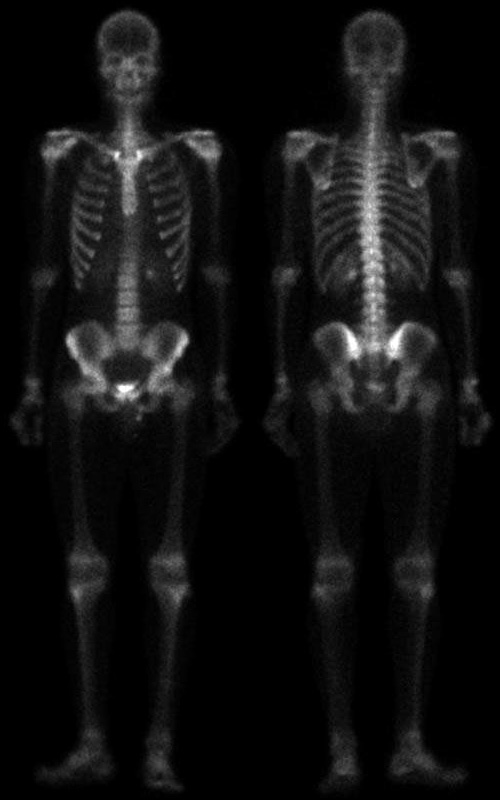
#> input picture opencv_laplacian/bone.tif, 500 x 800 px
$ python bone.py
#> lines starting #> are read from the running program, lines starting #| are printed output that depends on the picture
import cv2 as cv
import numpy as np
from scipy import ndimage

#ImgA is original picture
imgA = cv.imread('bone.tif',cv.IMREAD_GRAYSCALE)
#> imgA is the input picture: shape (800, 500); min 0, max 255, mean 17.2
ddept = -1
kerrne_size = 3
filter_laplacian1 = np.array([[0,-1,0],[-1,5,-1],[0,-1,0]],np.float32)
filter_laplacian2 = np.array([[-1,-1,-1],[-1,9,-1],[-1,-1,-1]],np.float32)
filter_sobel1 = np.array([[-1,-2,-1],[0,0,0],[1,2,1]],np.float32)
filter_sobel2 = np.array([[-1,0, 1],[-2,0,2],[-1,0,1]],np.float32)

#ImgB is picture output of imgA and laplacian filter
imgB = cv.filter2D(imgA,ddept,filter_laplacian2)
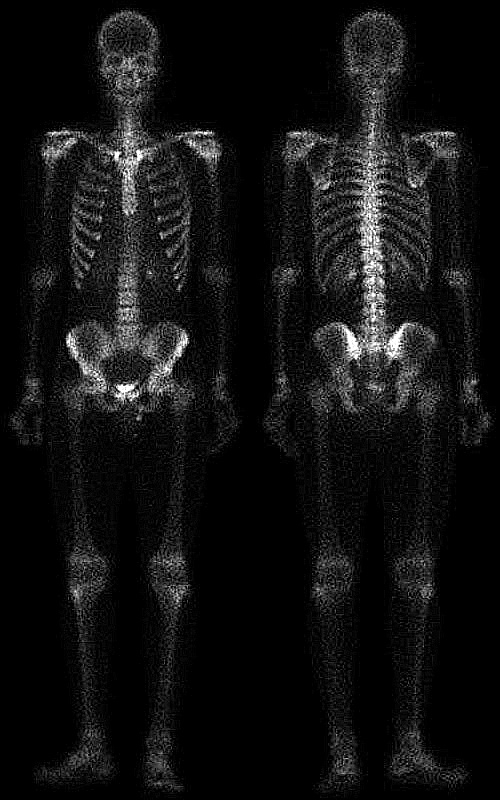
#> imgB: shape (800, 500); min 0, max 255, mean 18.2
imgB1 = ndimage.convolve(imgA,filter_laplacian1)
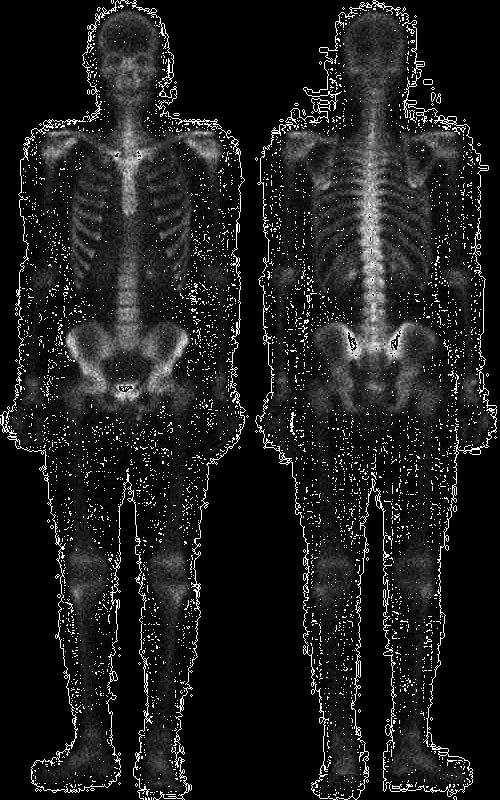
#> imgB1: shape (800, 500); min 0, max 255, mean 29.8
imgB1 = np.array(imgB1)

imgC = imgA + imgB
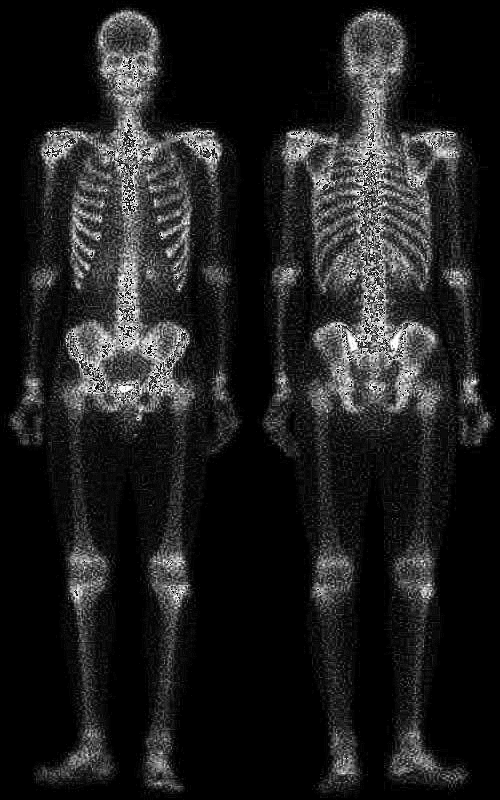
#> imgC: shape (800, 500); min 0, max 255, mean 31
# imgSob1 = cv.filter2D(img,ddept,filter_sobel1)
# imgSob2 = cv.filter2D(img,ddept,filter_sobel2)
# img3 = imgSob1 + imgSob2
sobelx = cv.Sobel(imgA,-1,1,0,ksize=5)
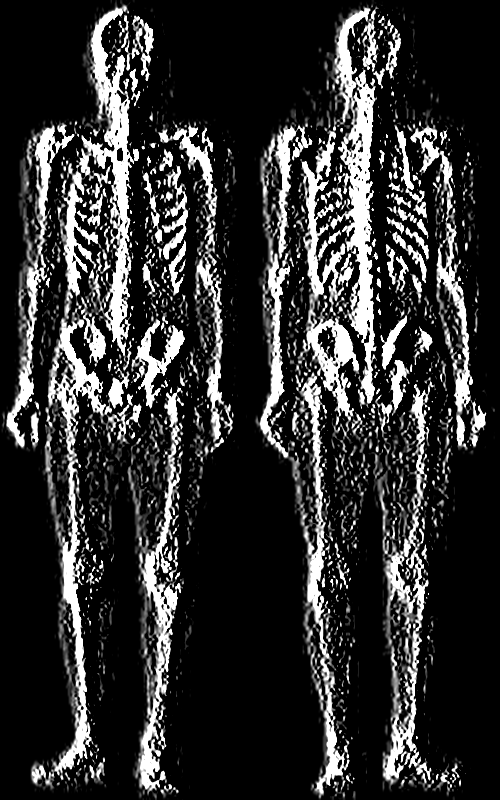
#> sobelx: shape (800, 500); min 0, max 255, mean 48.3
sobely = cv.Sobel(imgA,-1,0,1,ksize=5)
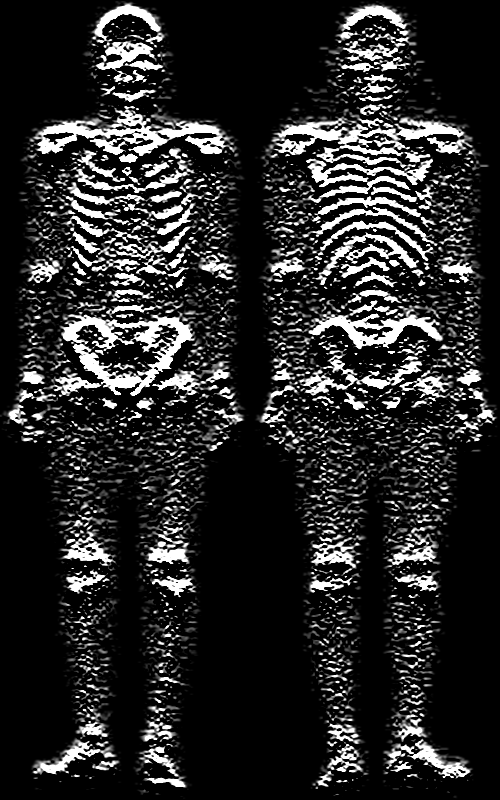
#> sobely: shape (800, 500); min 0, max 255, mean 40.7
ImgD = sobelx+sobely
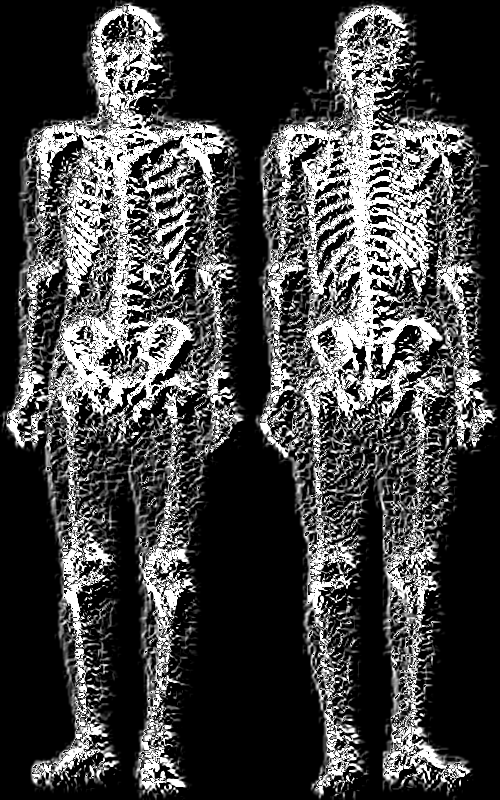
#> ImgD: shape (800, 500); min 0, max 255, mean 66.3
# img2        -= np.amin(img2)
# img2        *= 255.0/np.amax(img2)

imgE = cv.blur(ImgD,(5,5))
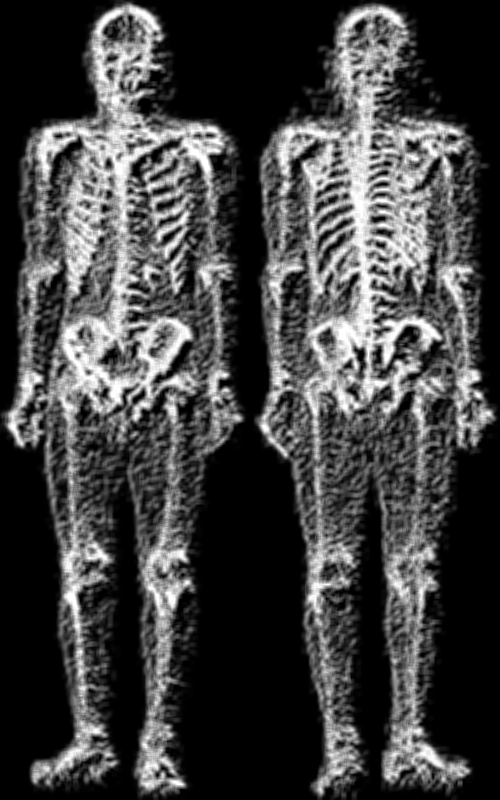
#> imgE: shape (800, 500); min 0, max 255, mean 66.3
# imgF =(imgC - imgE)//2
# unshape_masking = img - img2
# cv.imshow('input',img)
cv.imshow('imgF',imgC)
cv.imshow('Sobel',ImgD)
cv.imshow('Sobel blur 5x5 ',imgE)
# cv.imshow('unshape',unshape_masking)


cv.waitKey(0)
cv.destroyAllWindows()

$ run again, with opencv_laplacian/moon.tif copied over opencv_laplacian/bone.tif
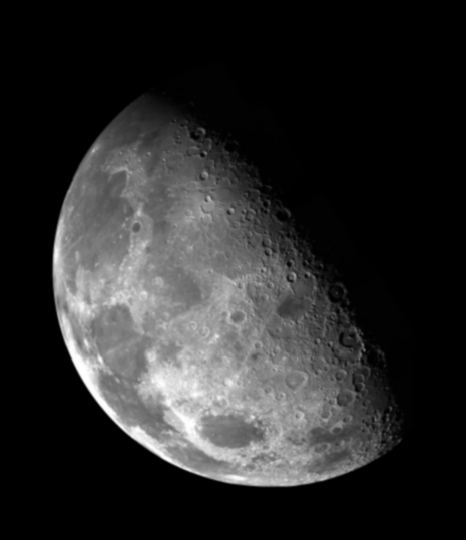
#> input picture opencv_laplacian/moon.tif, 466 x 540 px
#> imgA is the input picture: shape (540, 466); min 0, max 254, mean 42.7
#> `imgC = imgA + imgB`:
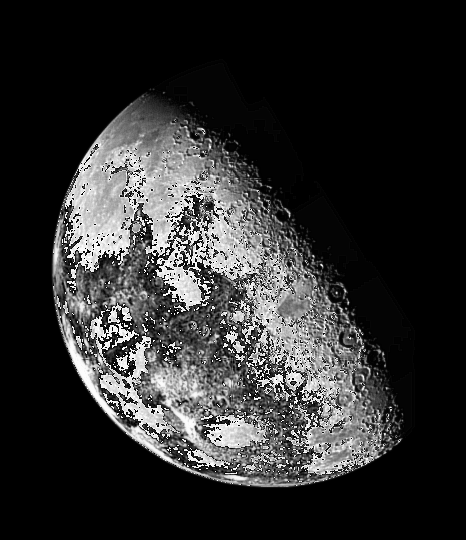
#> imgC: shape (540, 466); min 0, max 255, mean 46
#> `imgE = cv.blur(ImgD,(5,5))`:
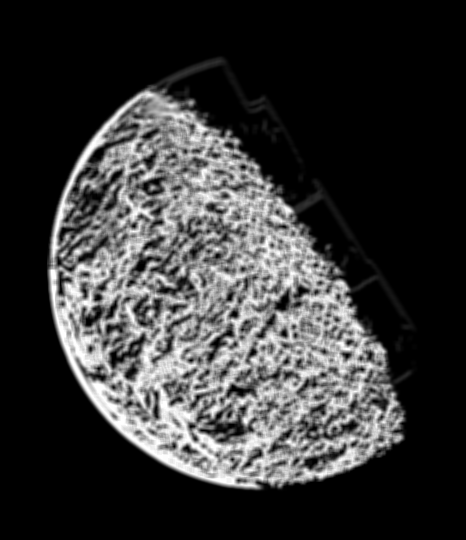
#> imgE: shape (540, 466); min 0, max 255, mean 55
